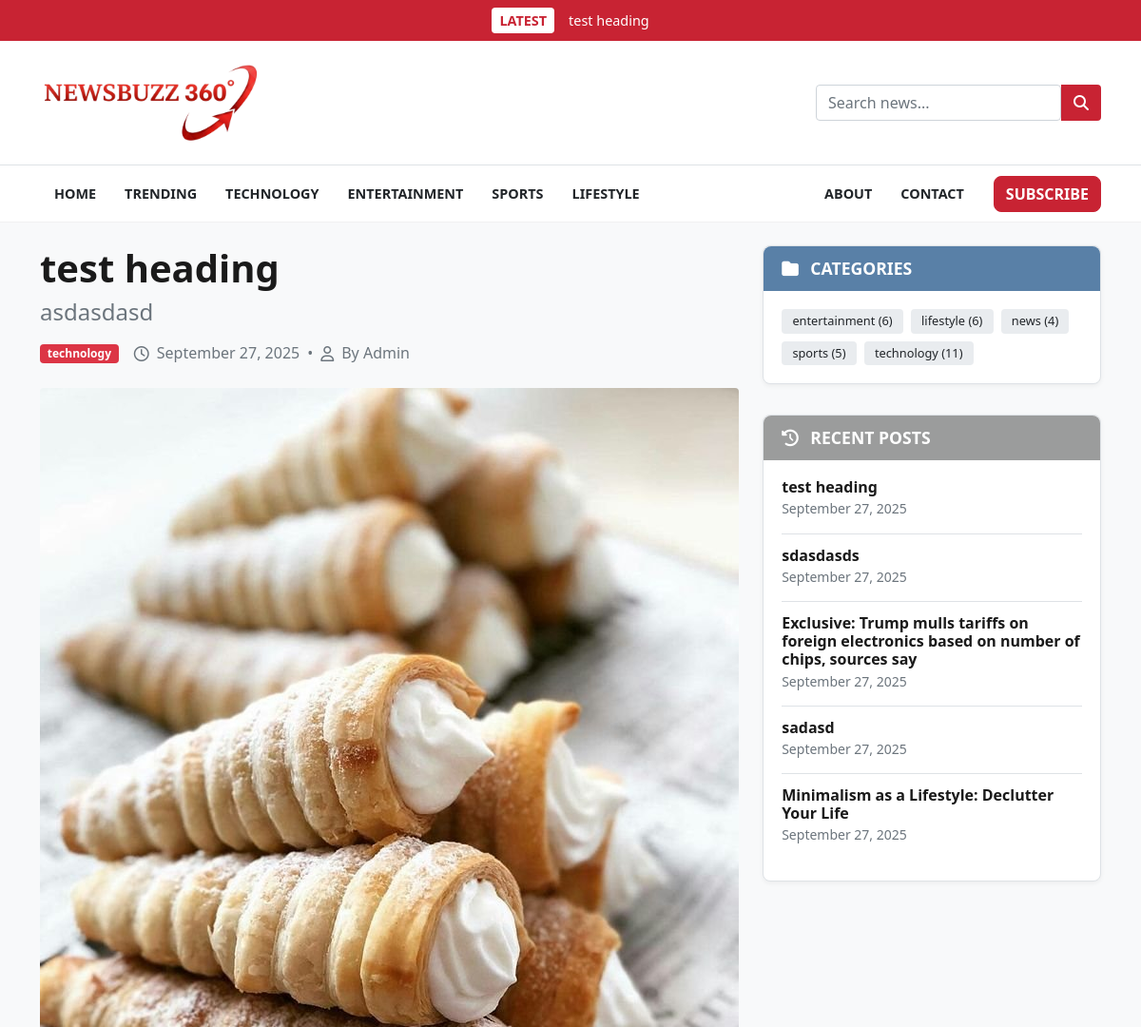
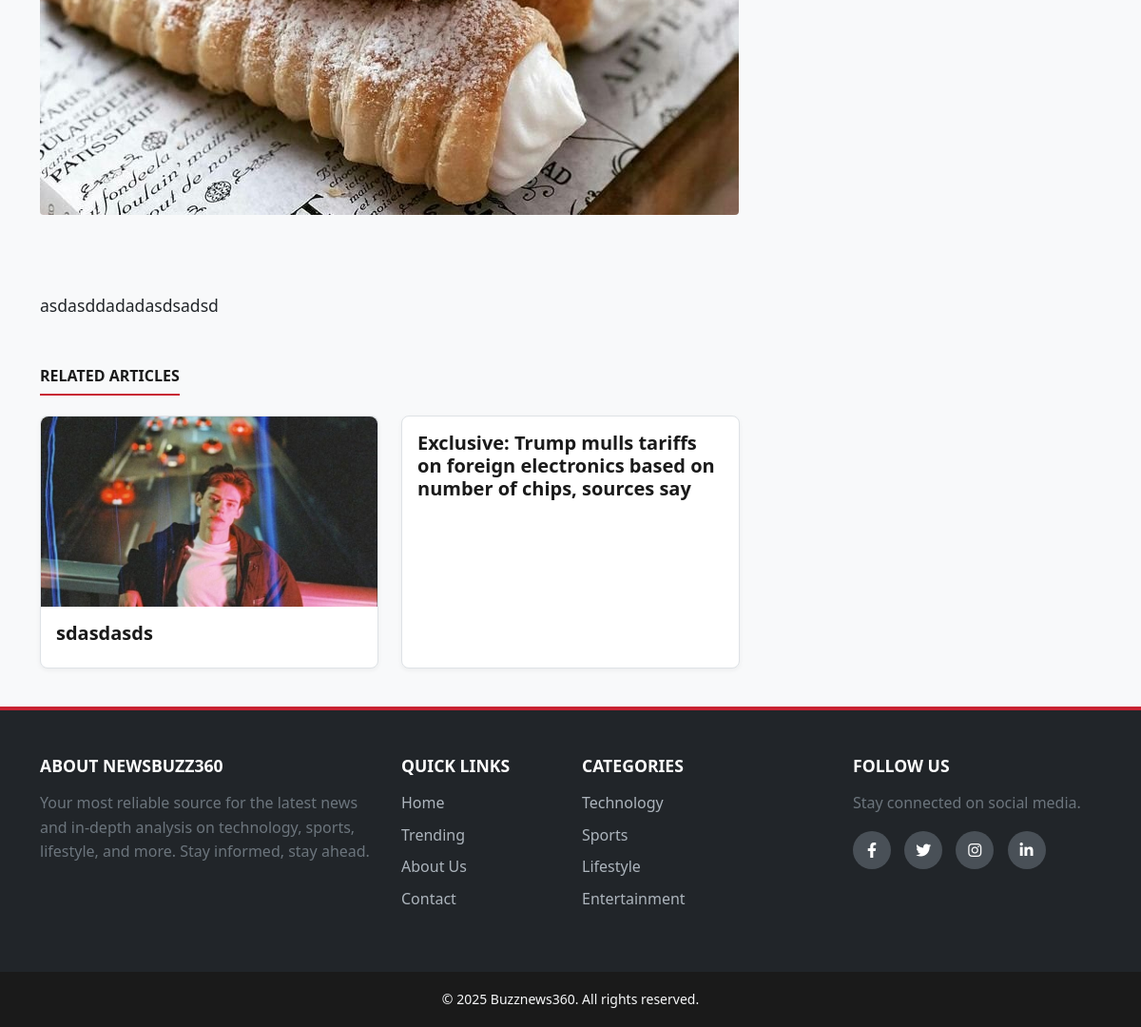
The page /article/34 on the database its author committed (2 pictures, top to bottom).
### models.py (models this page shows, shortened)
class Post(db.Model):
    id = db.Column(db.Integer, primary_key=True)
    title = db.Column(db.String(100), nullable=False)
    subtitle = db.Column(db.String(150), nullable=True)
    content = db.Column(db.Text, nullable=False)
    category = db.Column(db.String(50), nullable=True)
    thumbnail = db.Column(db.String(100), nullable=True)
    featured = db.Column(db.Boolean, default=False)
    created_at = db.Column(db.DateTime, default=datetime.utcnow)

### app.py (the view)
@app.route("/article/<int:id>")
def article(id):
    post = Post.query.get_or_404(id)
    related_posts = Post.query.filter(Post.category == post.category, Post.id != post.id).order_by(Post.id.desc()).limit(2).all()
    recent_posts = Post.query.order_by(Post.id.desc()).limit(5).all()
    return render_template("article.html", post=post, related_posts=related_posts, recent_posts=recent_posts)

### app.py (called while the page is built)
@app.context_processor
def inject_latest_post():
    latest_post = Post.query.order_by(Post.id.desc()).first()
    return dict(latest_post=latest_post)

@app.template_filter('datetime')
def format_datetime(value, format='%B %d, %Y'):
    if isinstance(value, datetime):
        return value.strftime(format)
    return "Recent"

@app.context_processor
@cache.cached(timeout=600)
def inject_categories():
    categories = db.session.query(Post.category, db.func.count(Post.id).label('count')).filter(Post.category.isnot(None), Post.category != '').group_by(Post.category).all()
    current_year = datetime.now().year
    return dict(categories=categories, current_year=current_year)

### templates/article.html (shortened to what this page needs)
{% extends "base.html" %}
{% block content %}
<div class="row">
    <div class="col-lg-8">
        <article>
            <header class="mb-4">
                <h1 class="fw-bold mb-2">{{ post.title }}</h1>
                {% if post.subtitle %}
                <h2 class="h4 text-muted mb-3">{{ post.subtitle }}</h2>
                {% endif %}
                <div class="d-flex align-items-center text-muted mb-4">
                    <span class="badge bg-danger me-3">{{ post.category|default('General', true) }}</span>
                    <i class="far fa-clock me-2"></i>
                    <span>{{ post.created_at|datetime }}</span>
                    <span class="mx-2">•</span>
                    <i class="far fa-user me-2"></i>
                    <span>By Admin</span>
                </div>
                {% if post.thumbnail %}
                <img src="{{ url_for('static', filename='uploads/' + post.thumbnail) }}" class="img-fluid rounded mb-4" alt="{{ post.title }}">
                {% endif %}
            </header>
            <div class="article-content">
                {{ post.content|safe }}
            </div>
        </article>
        {% if related_posts %}
        <section class="mt-5">
            <h3 class="h4 mb-4 section-title"><span>Related Articles</span></h3>
            <div class="row">
                {% for related_post in related_posts %}
                <div class="col-md-6 mb-3">
                    <div class="card post-card h-100">
                        {% if related_post.thumbnail %}
                        <img src="{{ url_for('static', filename='uploads/' + related_post.thumbnail) }}" class="card-img-top" alt="{{ related_post.title }}">
                        {% endif %}
                        <div class="card-body">
                            <h5 class="card-title">{{ related_post.title }}</h5>
                        </div>
                    </div>
                </div>
                {% endfor %}
            </div>
        </section>
        {% endif %}
    </div>
    <div class="col-lg-4">
        <aside class="sidebar">
             <div class="sidebar-widget">
                <h4 class="widget-title widget-title-blue"><i class="fas fa-folder me-2"></i> Categories</h4>
                <div class="widget-body">
                    {% if categories %}
                    <div class="d-flex flex-wrap gap-2">
                        {% for category, count in categories %}
                        <a href="{{ url_for('category', category_name=category) }}" class="badge category-badge">
                            {{ category }} ({{ count }})
                        </a>
                        {% endfor %}
                    </div>
                    {% endif %}
                </div>
            </div>
            <div class="sidebar-widget">
                <h4 class="widget-title widget-title-green"><i class="fas fa-history me-2"></i> Recent Posts</h4>
                <div class="widget-body">
                    {% if recent_posts %}
                    <ul class="list-unstyled">
                        {% for recent_post in recent_posts %}
                        <li class="recent-post-item">
                            <a href="{{ url_for('article', id=recent_post.id) }}">
                                <h6 class="mb-0">{{ recent_post.title }}</h6>
                                <small class="text-muted">{{ recent_post.created_at|datetime }}</small>
                            </a>
                        </li>
                        {% endfor %}
                    </ul>
                    {% endif %}
                </div>
            </div>
        </aside>
    </div>
</div>
{% endblock %}

### templates/base.html (shortened to what this page needs)
<!DOCTYPE html>
<html lang="en">
<head>
    <link href="https://cdn.jsdelivr.net/npm/bootstrap@5.1.3/dist/css/bootstrap.min.css" rel="stylesheet">
    <link rel="stylesheet" href="https://cdnjs.cloudflare.com/ajax/libs/font-awesome/6.2.0/css/all.min.css">
    <link rel="stylesheet" href="{{ url_for('static', filename='style.css') }}">
</head>
<body>
    <header>
        {% if latest_post %}
        <a href="{{ url_for('article', id=latest_post.id) }}" class="top-breaking-bar-link">
            <div id="top-breaking-bar">
                <div class="container d-flex align-items-center justify-content-center">
                    <span class="breaking-tag">LATEST</span>
                    <span class="breaking-text">{{ latest_post.title }}</span>
                </div>
            </div>
        </a>
        {% endif %}
        <div id="header-main">
            <div class="container">
                <div class="header-main-wrapper">
                    <a class="navbar-brand logo" href="{{ url_for('home') }}">
                        <img src="{{ url_for('static', filename='images/logo.png') }}" alt="Newsbuzz360 Logo">
                    </a>
                    <form class="search-form ms-auto" action="{{ url_for('search') }}" method="GET">
                        <input type="text" class="form-control" name="query" placeholder="Search news..." required>
                        <button type="submit" class="btn"><i class="fas fa-search"></i></button>
                    </form>
                </div>
            </div>
        </div>
        <nav class="navbar navbar-expand-lg navbar-light" id="main-nav">
            <div class="container">
                <div class="collapse navbar-collapse" id="navbarNav">
                    <div class="collapse navbar-collapse" id="navbarNav">
                        <ul class="navbar-nav me-auto">
                            <li class="nav-item"><a class="nav-link" href="{{ url_for('home') }}">Home</a></li>
                            <li class="nav-item"><a class="nav-link" href="{{ url_for('trending') }}">Trending</a></li>
                            <li class="nav-item"><a class="nav-link"
                                    href="{{ url_for('category', category_name='technology') }}">Technology</a></li>
                            <li class="nav-item"><a class="nav-link"
                                    href="{{ url_for('category', category_name='entertainment') }}">Entertainment</a>
                            </li>
                            <li class="nav-item"><a class="nav-link"
                                    href="{{ url_for('category', category_name='sports') }}">Sports</a></li>
                            <li class="nav-item"><a class="nav-link"
                                    href="{{ url_for('category', category_name='lifestyle') }}">Lifestyle</a></li>
                        </ul>
                        <ul class="navbar-nav ms-auto align-items-center">
                            <li class="nav-item"><a class="nav-link" href="{{ url_for('about') }}">About</a></li>
                            <li class="nav-item"><a class="nav-link" href="{{ url_for('contact') }}">Contact</a></li>
                            <li class="nav-item ms-3">
                                <a href="{{ url_for('subscribe_page') }}"
                                    class="btn btn-danger subscribe-btn">Subscribe</a>
                            </li>
                        </ul>
                    </div>
                </div>
            </div>
        </nav>
    </header>
    <main class="my-4">
        <div class="container">
            {% block content %}{% endblock %}
        </div>
    </main>
    <footer class="main-footer bg-dark text-light">
        <div class="container pt-5 pb-4">
            <div class="row">
                <div class="col-md-4 mb-4">
                    <h5 class="footer-heading">About Newsbuzz360</h5>
                    <p class="text-muted">
                        Your most reliable source for the latest news and in-depth analysis on technology, sports,
                        lifestyle, and more. Stay informed, stay ahead.
                    </p>
                </div>
                <div class="col-md-2 mb-4">
                    <h5 class="footer-heading">Quick Links</h5>
                    <ul class="list-unstyled footer-links">
                        <li><a href="{{ url_for('home') }}">Home</a></li>
                        <li><a href="{{ url_for('trending') }}">Trending</a></li>
                        <li><a href="{{ url_for('about') }}">About Us</a></li>
                        <li><a href="{{ url_for('contact') }}">Contact</a></li>
                    </ul>
                </div>
                <div class="col-md-3 mb-4">
                    <h5 class="footer-heading">Categories</h5>
                    <ul class="list-unstyled footer-links">
                        <li><a href="{{ url_for('category', category_name='technology') }}">Technology</a></li>
                        <li><a href="{{ url_for('category', category_name='sports') }}">Sports</a></li>
                        <li><a href="{{ url_for('category', category_name='lifestyle') }}">Lifestyle</a></li>
                        <li><a href="{{ url_for('category', category_name='entertainment') }}">Entertainment</a></li>
                    </ul>
                </div>
                <div class="col-md-3 mb-4">
                    <h5 class="footer-heading">Follow Us</h5>
                    <p class="text-muted">Stay connected on social media.</p>
                    <div class="social-icons">
                        <a href="#"><i class="fab fa-facebook-f"></i></a>
                        <a href="#"><i class="fab fa-twitter"></i></a>
                        <a href="#"><i class="fab fa-instagram"></i></a>
                        <a href="#"><i class="fab fa-linkedin-in"></i></a>
                    </div>
                </div>
            </div>
        </div>
        <div class="footer-bottom text-center py-3">
            <small>&copy; {{ current_year }} Buzznews360. All rights reserved.</small>
        </div>
    </footer>
</body>
</html>

### static/style.css (style rules this page uses)
:root { --primary-red: #c82333; --primary-dark-red: #a81e2a; --background-color: #f8f9fa; --surface-color: #ffffff; --text-color: #212529; --heading-color: #1a1a1a; --border-color: #dee2e6; --light-gray: #f1f1f1; --font-primary: 'Segoe UI', Tahoma, Geneva, Verdana, sans-serif; --font-logo: 'Playfair Display', serif; --border-radius-sm: 0.25rem; --border-radius-md: 0.5rem; --box-shadow: 0 4px 12px rgba(0, 0, 0, 0.08); }
body { font-family: var(--font-primary); background-color: var(--background-color); color: var(--text-color); line-height: 1.6; }
h1, h2, h3, h4, h5, h6 { color: var(--heading-color); font-weight: 700; }
a { color: var(--primary-red); text-decoration: none; transition: all 0.2s ease-in-out; }
a.top-breaking-bar-link, a.top-breaking-bar-link:hover { color: white; text-decoration: none; }
.logo img { height: 80px; width: auto; }
#top-breaking-bar { background-color: var(--primary-red); color: white; padding: 8px 0; font-size: 0.9rem; font-weight: 500; transition: all 0.3s ease-in-out; }
.breaking-tag { background-color: white; color: var(--primary-red); padding: 2px 8px; border-radius: 4px; font-weight: bold; margin-right: 15px; }
#header-main { background-color: var(--surface-color); padding: 20px 0; border-bottom: 1px solid var(--border-color); }
.header-main-wrapper { display: flex; align-items: center; justify-content: space-between; }
.logo { font-family: var(--font-logo); font-size: 2.5rem; font-weight: 700; color: var(--heading-color); }
.search-form { display: flex; width: 300px; }
.search-form .btn { background-color: var(--primary-red); color: white; border-top-left-radius: 0; border-bottom-left-radius: 0; }
#main-nav { background-color: var(--surface-color); border-bottom: 1px solid var(--light-gray); transition: all 0.3s ease; }
#main-nav .nav-link { font-weight: bold; color: var(--text-color); padding: 10px 15px; text-transform: uppercase; font-size: 0.9rem; }
.subscribe-btn { font-weight: bold; text-transform: uppercase; background-color: var(--primary-red); border-color: var(--primary-red); border-radius: var(--border-radius-md); }
.section-title { font-family: var(--font-headings); font-size: 1rem; font-weight: 700; margin-bottom: 1.5rem; position: relative; text-transform: uppercase; padding-bottom: 0.5rem; }
.section-title span { border-bottom: 2px solid var(--primary-red); padding-bottom: 0.5rem; }
.post-card { border: 1px solid var(--border-color); border-radius: var(--border-radius-md); box-shadow: 0 2px 5px rgba(0,0,0,0.05); transition: all 0.3s ease-in-out; }
.post-card .card-img-top { height: 200px; object-fit: cover; border-top-left-radius: var(--border-radius-md); border-top-right-radius: var(--border-radius-md); }
.post-card .card-title { font-family: var(--font-headings); font-weight: bold; color: var(--heading-color); }
.sidebar-widget { background-color: var(--surface-color); border: 1px solid var(--border-color); border-radius: var(--border-radius-md); margin-bottom: 2rem; box-shadow: 0 2px 5px rgba(0,0,0,0.05); }
.widget-title { font-family: var(--font-primary); font-size: 1.1rem; font-weight: bold; padding: 0.8rem 1.2rem; margin: 0; color: white; text-transform: uppercase; background-color: var(--primary-red); border-top-left-radius: var(--border-radius-md); border-top-right-radius: var(--border-radius-md); }
.widget-title-blue { background-color: #3b6997d7; }
.widget-title-green { background-color: #9b9c9c; }
.widget-body { padding: 1.2rem; }
.category-badge { background-color: #e9ecef; color: var(--text-color); font-size: 0.8rem; font-weight: 500; padding: 0.4rem 0.7rem; }
.recent-post-item { border-bottom: 1px solid var(--border-color); padding: 0.8rem 0; }
.recent-post-item:last-child { border-bottom: none; padding-bottom: 0; }
.recent-post-item:first-child { padding-top: 0; }
.article-content { font-size: 1.1rem; line-height: 1.8; white-space: pre-line; }
.main-footer { border-top: 4px solid var(--primary-red); }
.footer-heading { font-family: var(--font-headings); font-size: 1.1rem; text-transform: uppercase; margin-bottom: 1rem; color: #ffffff; }
.footer-links li { margin-bottom: 0.5rem; }
.footer-links a { color: #adb5bd; text-decoration: none; transition: all 0.2s ease; }
.social-icons a { display: inline-flex; align-items: center; justify-content: center; width: 40px; height: 40px; border-radius: 50%; background-color: #495057; color: #ffffff; margin-right: 10px; transition: all 0.3s ease; }
.footer-bottom { background-color: #1a1a1a; }

### rows shown on the page
Post: title "test heading", subtitle "asdasdasd", category "technology", created_at "September 27, 2025", thumbnail (picture), content "asdasddadadasdsadsd"
Post: thumbnail (picture), title "sdasdasds", created_at "September 27, 2025"
Post: title "Exclusive: Trump mulls tariffs on foreign electronics based on number of chips, sources say", created_at "September 27, 2025"
Post: category "lifestyle", id "6"
Post: title "sadasd", created_at "September 27, 2025"
Post: title "Minimalism as a Lifestyle: Declutter Your Life", created_at "September 27, 2025"

### other values the page prints
{{ category }} "entertainment" "news" "sports" "technology"
{{ count }} "6" "4" "5" "11"
